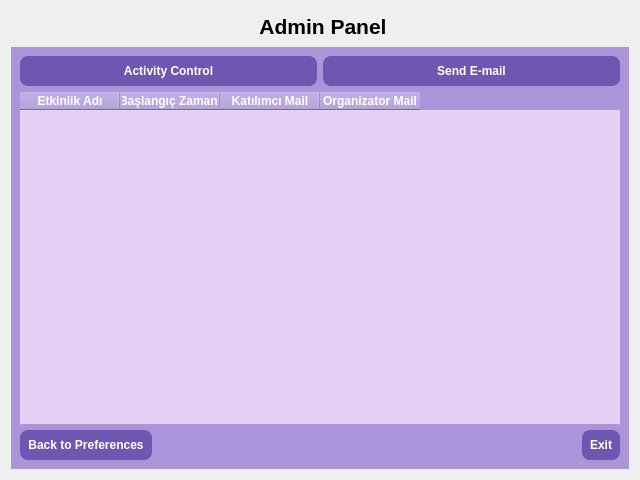
<?xml version="1.0" encoding="UTF-8"?>
<ui version="4.0">
 <class>InterviewsWindow</class>
 <widget class="QWidget" name="InterviewsWindow">
  <property name="geometry">
   <rect>
    <x>0</x>
    <y>0</y>
    <width>640</width>
    <height>480</height>
   </rect>
  </property>
  <property name="minimumSize">
   <size>
    <width>640</width>
    <height>480</height>
   </size>
  </property>
  <property name="windowTitle">
   <string>Interviews Window</string>
  </property>
  <property name="styleSheet">
   <string notr="true">background-color: #6951a7;
color: white;
QHeaderView::section {
    background-color: #b48fbf;     /* Başlık hücrelerinin arka planı */
    color: white;                  /* Başlık yazısı */
    font-weight: bold;
    padding: 4px;
    border: 1px solid #a085b4;
}
</string>
  </property>
  <layout class="QVBoxLayout" name="verticalLayout">
   <item>
    <layout class="QHBoxLayout" name="horizontalLayout_5">
     <item>
      <widget class="QLabel" name="label">
       <property name="maximumSize">
        <size>
         <width>110</width>
         <height>30</height>
        </size>
       </property>
       <property name="text">
        <string/>
       </property>
       <property name="pixmap">
        <pixmap>../../resorces/logo.png</pixmap>
       </property>
       <property name="scaledContents">
        <bool>true</bool>
       </property>
      </widget>
     </item>
     <item>
      <widget class="QLabel" name="titleLabel">
       <property name="font">
        <font>
         <pointsize>16</pointsize>
         <bold>true</bold>
        </font>
       </property>
       <property name="text">
        <string>Admin Panel</string>
       </property>
       <property name="alignment">
        <set>Qt::AlignmentFlag::AlignCenter</set>
       </property>
      </widget>
     </item>
     <item>
      <spacer name="horizontalSpacer_3">
       <property name="orientation">
        <enum>Qt::Orientation::Horizontal</enum>
       </property>
       <property name="sizeType">
        <enum>QSizePolicy::Policy::Fixed</enum>
       </property>
       <property name="sizeHint" stdset="0">
        <size>
         <width>110</width>
         <height>30</height>
        </size>
       </property>
      </spacer>
     </item>
    </layout>
   </item>
   <item>
    <widget class="QFrame" name="frame">
     <property name="styleSheet">
      <string notr="true">QFrame {
    background-color: #ab94da;
    border: none;
}
</string>
     </property>
     <property name="frameShape">
      <enum>QFrame::Shape::StyledPanel</enum>
     </property>
     <property name="frameShadow">
      <enum>QFrame::Shadow::Raised</enum>
     </property>
     <layout class="QVBoxLayout" name="verticalLayout_3">
      <item>
       <layout class="QHBoxLayout" name="searchLayout">
        <item>
         <widget class="QPushButton" name="searchButton">
          <property name="styleSheet">
           <string notr="true">QHeaderView::section {
    color: red; /* Burada istediğin rengi yazabilirsin */
    font-weight: bold; /* İsteğe bağlı: yazıyı kalın yapar */
}
QPushButton {
    background-color: #6f56b0;
    color: white;
    border-radius: 8px;
    padding: 8px;
    font-weight: bold;
}

QPushButton:hover {
    background-color: #8263c6;
}

QPushButton:pressed {
    background-color: #594097;
}
</string>
          </property>
          <property name="text">
           <string>Activity Control</string>
          </property>
         </widget>
        </item>
        <item>
         <widget class="QPushButton" name="suornhButton">
          <property name="styleSheet">
           <string notr="true">QPushButton {
    background-color: #6f56b0;
    color: white;
    border-radius: 8px;
    padding: 8px;
    font-weight: bold;
}

QPushButton:hover {
    background-color: #8263c6;
}

QPushButton:pressed {
    background-color: #594097;
}
</string>
          </property>
          <property name="text">
           <string>Send E-mail</string>
          </property>
         </widget>
        </item>
       </layout>
      </item>
      <item>
       <widget class="QTableWidget" name="tableWidget">
        <property name="enabled">
         <bool>true</bool>
        </property>
        <property name="minimumSize">
         <size>
          <width>0</width>
          <height>0</height>
         </size>
        </property>
        <property name="palette">
         <palette>
          <active>
           <colorrole role="WindowText">
            <brush brushstyle="SolidPattern">
             <color alpha="255">
              <red>0</red>
              <green>0</green>
              <blue>0</blue>
             </color>
            </brush>
           </colorrole>
           <colorrole role="Button">
            <brush brushstyle="SolidPattern">
             <color alpha="255">
              <red>230</red>
              <green>208</green>
              <blue>245</blue>
             </color>
            </brush>
           </colorrole>
           <colorrole role="Text">
            <brush brushstyle="SolidPattern">
             <color alpha="255">
              <red>0</red>
              <green>0</green>
              <blue>0</blue>
             </color>
            </brush>
           </colorrole>
           <colorrole role="ButtonText">
            <brush brushstyle="SolidPattern">
             <color alpha="255">
              <red>0</red>
              <green>0</green>
              <blue>0</blue>
             </color>
            </brush>
           </colorrole>
           <colorrole role="Base">
            <brush brushstyle="SolidPattern">
             <color alpha="255">
              <red>230</red>
              <green>208</green>
              <blue>245</blue>
             </color>
            </brush>
           </colorrole>
           <colorrole role="Window">
            <brush brushstyle="SolidPattern">
             <color alpha="255">
              <red>230</red>
              <green>208</green>
              <blue>245</blue>
             </color>
            </brush>
           </colorrole>
           <colorrole role="PlaceholderText">
            <brush brushstyle="SolidPattern">
             <color alpha="128">
              <red>0</red>
              <green>0</green>
              <blue>0</blue>
             </color>
            </brush>
           </colorrole>
          </active>
          <inactive>
           <colorrole role="WindowText">
            <brush brushstyle="SolidPattern">
             <color alpha="255">
              <red>0</red>
              <green>0</green>
              <blue>0</blue>
             </color>
            </brush>
           </colorrole>
           <colorrole role="Button">
            <brush brushstyle="SolidPattern">
             <color alpha="255">
              <red>230</red>
              <green>208</green>
              <blue>245</blue>
             </color>
            </brush>
           </colorrole>
           <colorrole role="Text">
            <brush brushstyle="SolidPattern">
             <color alpha="255">
              <red>0</red>
              <green>0</green>
              <blue>0</blue>
             </color>
            </brush>
           </colorrole>
           <colorrole role="ButtonText">
            <brush brushstyle="SolidPattern">
             <color alpha="255">
              <red>0</red>
              <green>0</green>
              <blue>0</blue>
             </color>
            </brush>
           </colorrole>
           <colorrole role="Base">
            <brush brushstyle="SolidPattern">
             <color alpha="255">
              <red>230</red>
              <green>208</green>
              <blue>245</blue>
             </color>
            </brush>
           </colorrole>
           <colorrole role="Window">
            <brush brushstyle="SolidPattern">
             <color alpha="255">
              <red>230</red>
              <green>208</green>
              <blue>245</blue>
             </color>
            </brush>
           </colorrole>
           <colorrole role="PlaceholderText">
            <brush brushstyle="SolidPattern">
             <color alpha="128">
              <red>0</red>
              <green>0</green>
              <blue>0</blue>
             </color>
            </brush>
           </colorrole>
          </inactive>
          <disabled>
           <colorrole role="WindowText">
            <brush brushstyle="SolidPattern">
             <color alpha="255">
              <red>0</red>
              <green>0</green>
              <blue>0</blue>
             </color>
            </brush>
           </colorrole>
           <colorrole role="Button">
            <brush brushstyle="SolidPattern">
             <color alpha="255">
              <red>230</red>
              <green>208</green>
              <blue>245</blue>
             </color>
            </brush>
           </colorrole>
           <colorrole role="Text">
            <brush brushstyle="SolidPattern">
             <color alpha="255">
              <red>0</red>
              <green>0</green>
              <blue>0</blue>
             </color>
            </brush>
           </colorrole>
           <colorrole role="ButtonText">
            <brush brushstyle="SolidPattern">
             <color alpha="255">
              <red>0</red>
              <green>0</green>
              <blue>0</blue>
             </color>
            </brush>
           </colorrole>
           <colorrole role="Base">
            <brush brushstyle="SolidPattern">
             <color alpha="255">
              <red>230</red>
              <green>208</green>
              <blue>245</blue>
             </color>
            </brush>
           </colorrole>
           <colorrole role="Window">
            <brush brushstyle="SolidPattern">
             <color alpha="255">
              <red>230</red>
              <green>208</green>
              <blue>245</blue>
             </color>
            </brush>
           </colorrole>
           <colorrole role="PlaceholderText">
            <brush brushstyle="SolidPattern">
             <color alpha="128">
              <red>0</red>
              <green>0</green>
              <blue>0</blue>
             </color>
            </brush>
           </colorrole>
          </disabled>
         </palette>
        </property>
        <property name="font">
         <font>
          <pointsize>-1</pointsize>
          <bold>false</bold>
         </font>
        </property>
        <property name="autoFillBackground">
         <bool>false</bool>
        </property>
        <property name="styleSheet">
         <string notr="true">QHeaderView::section {
	color: rgb(171, 148, 218);
	background-color: rgb(171, 148, 218);
    color: white; /* Burada istediğin rengi yazabilirsin */
    font-weight: bold; /* İsteğe bağlı: yazıyı kalın yapar */
}
QTableWidget {
    background-color: #e6d0f5;  /* Hücrelerin arka planı */
    color: black;               /* Yazı rengi */
    gridline-color: #b58cd9;    /* Hücre çizgi rengi */
    font-size: 13px;
    border: none;
}</string>
        </property>
        <column>
         <property name="text">
          <string>Etkinlik Adı</string>
         </property>
        </column>
        <column>
         <property name="text">
          <string>Başlangıç Zamanı</string>
         </property>
        </column>
        <column>
         <property name="text">
          <string>Katılımcı Mail</string>
         </property>
        </column>
        <column>
         <property name="text">
          <string>Organizator Mail</string>
         </property>
        </column>
       </widget>
      </item>
      <item>
       <layout class="QHBoxLayout" name="bottomLayout">
        <item>
         <widget class="QPushButton" name="returnButton">
          <property name="styleSheet">
           <string notr="true">QPushButton {
    background-color: #6f56b0;
    color: white;
    border-radius: 8px;
    padding: 8px;
    font-weight: bold;
}

QPushButton:hover {
    background-color: #8263c6;
}

QPushButton:pressed {
    background-color: #594097;
}
</string>
          </property>
          <property name="text">
           <string>Back to Preferences</string>
          </property>
         </widget>
        </item>
        <item>
         <spacer name="horizontalSpacer">
          <property name="orientation">
           <enum>Qt::Orientation::Horizontal</enum>
          </property>
          <property name="sizeHint" stdset="0">
           <size>
            <width>40</width>
            <height>20</height>
           </size>
          </property>
         </spacer>
        </item>
        <item>
         <widget class="QPushButton" name="exitButton">
          <property name="styleSheet">
           <string notr="true">QPushButton {
    background-color: #6f56b0;
    color: white;
    border-radius: 8px;
    padding: 8px;
    font-weight: bold;
}

QPushButton:hover {
    background-color: #8263c6;
}

QPushButton:pressed {
    background-color: #594097;
}
</string>
          </property>
          <property name="text">
           <string>Exit</string>
          </property>
         </widget>
        </item>
       </layout>
      </item>
     </layout>
    </widget>
   </item>
  </layout>
 </widget>
 <resources/>
 <connections/>
</ui>
